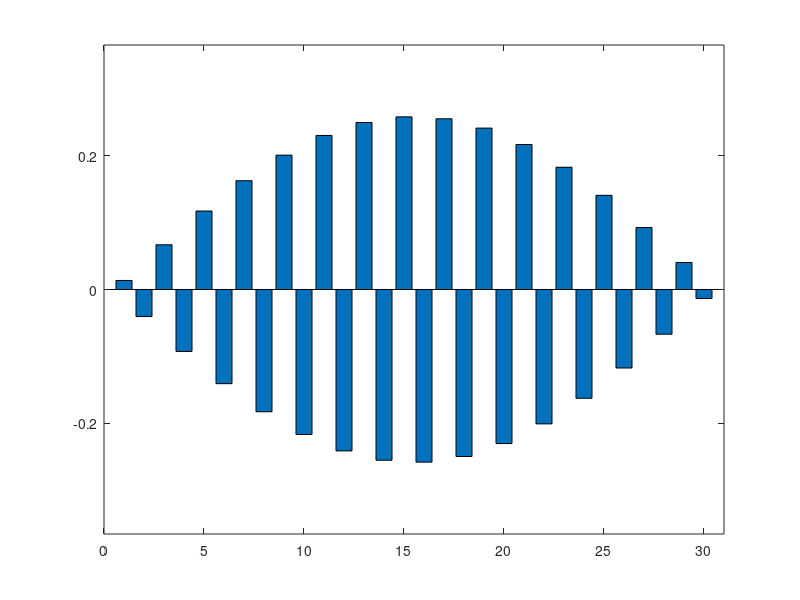

Write the MATLAB code that produced this figure.
%% Produce illustrations of 1D DCT basis functions.

% SETTINGS:
N = 30;  % Size along each dimension

% END SETTINGS

close all; %% CAREFUL: closes all currently open figures



P = zeros(N);
k = 1;
disp('Hit any key to produce next plot');
for i=0:N-1    
        u = 0:N-1;
        F = cos(pi*(2*u+1)*i*0.5/N)*sqrt(2/N);
        if i == 0
            F = F/sqrt(2);
        end
        bar(F); axis([0,N+1,-2/sqrt(N),2/sqrt(N)]);        
        pause;
        
        P(:,k) = F';
        k=k+1;     
end
disp('DCT basis matrix:');
disp(P); 